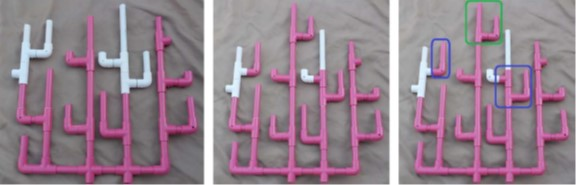
#> input picture 2.2_Coral_Health/a fail of feature matching/coral.jpg, 576 x 185 px
$ python cornerTest.py --input coral.jpg
#> lines starting #> are read from the running program, lines starting #| are printed output that depends on the picture
from __future__ import print_function
import cv2 as cv
import numpy as np
import argparse
source_window = 'Source image'
corners_window = 'Corners detected'
max_thresh = 255
def cornerHarris_demo(val):
    thresh = val
    # Detector parameters
    blockSize = 2
    apertureSize = 3
    k = 0.04
    # Detecting corners
    dst = cv.cornerHarris(src_gray, blockSize, apertureSize, k)
    # Normalizing
    dst_norm = np.empty(dst.shape, dtype=np.float32)
    cv.normalize(dst, dst_norm, alpha=0, beta=255, norm_type=cv.NORM_MINMAX)
    dst_norm_scaled = cv.convertScaleAbs(dst_norm)
    # Drawing a circle around corners
    for i in range(dst_norm.shape[0]):
        for j in range(dst_norm.shape[1]):
            if int(dst_norm[i,j]) > thresh:
                cv.circle(dst_norm_scaled, (j,i), 5, (0), 2)
    # Showing the result
    cv.namedWindow(corners_window)
    cv.imshow(corners_window, dst_norm_scaled)
# Load source image and convert it to gray
parser = argparse.ArgumentParser(description='Code for Harris corner detector tutorial.')
parser.add_argument('--input', help='Path to input image.', default='building.jpg')
args = parser.parse_args()
src = cv.imread(cv.samples.findFile(args.input))
#> src is the input picture: shape (185, 576, 3); mean B, G, R 141.1, 128.3, 148.5
if src is None:
    print('Could not open or find the image:', args.input)
    exit(0)
src_gray = cv.cvtColor(src, cv.COLOR_BGR2GRAY)
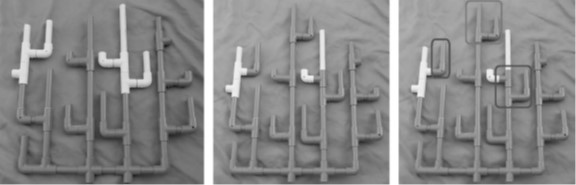
#> src_gray: shape (185, 576); min 30, max 255, mean 135.8
# Create a window and a trackbar
cv.namedWindow(source_window)
thresh = 200 # initial threshold
cv.createTrackbar('Threshold: ', source_window, thresh, max_thresh, cornerHarris_demo)
cv.imshow(source_window, src)
cornerHarris_demo(thresh)
#> in cornerHarris_demo, `dst = cv.cornerHarris(src_gray, blockSize, apertureSize, k)`:
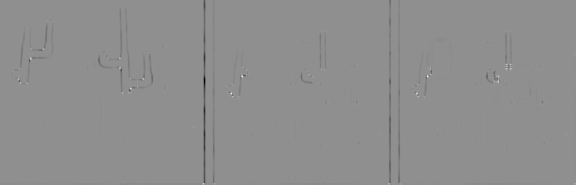
#> dst: shape (185, 576) float32; min -0.00274, max 0.00212, mean -1.2e-05; drawn with min black and max white
#> after the loop in cornerHarris_demo, `for i in range(dst_norm.shape[0]):`:
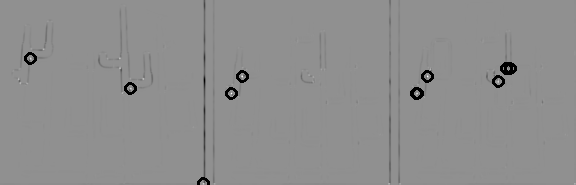
#> dst_norm_scaled: shape (185, 576); min 0, max 255, mean 142.1
cv.waitKey()

$ run again, on 2.2_Coral_Health/a fail of feature matching/coral1.jpg
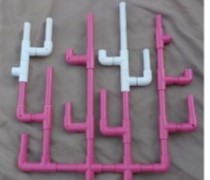
#> input picture 2.2_Coral_Health/a fail of feature matching/coral1.jpg, 210 x 180 px
#> src is the input picture: shape (180, 210, 3); mean B, G, R 129, 116, 136.1
#> `src_gray = cv.cvtColor(src, cv.COLOR_BGR2GRAY)`:
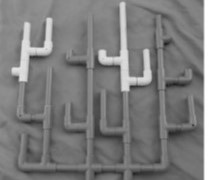
#> src_gray: shape (180, 210); min 31, max 255, mean 123.5
#> after the loop in cornerHarris_demo, `for i in range(dst_norm.shape[0]):`:
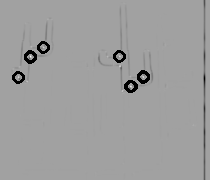
#> dst_norm_scaled: shape (180, 210); min 0, max 255, mean 157.5

$ run again, on 2.2_Coral_Health/a fail of feature matching/coral2.jpg
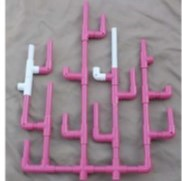
#> input picture 2.2_Coral_Health/a fail of feature matching/coral2.jpg, 182 x 181 px
#> src is the input picture: shape (181, 182, 3); mean B, G, R 147.1, 134.5, 156.2
#> `src_gray = cv.cvtColor(src, cv.COLOR_BGR2GRAY)`:
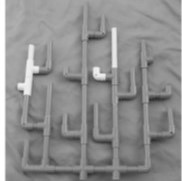
#> src_gray: shape (181, 182); min 45, max 255, mean 142.4
#> after the loop in cornerHarris_demo, `for i in range(dst_norm.shape[0]):`:
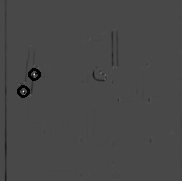
#> dst_norm_scaled: shape (181, 182); min 0, max 255, mean 71.2
